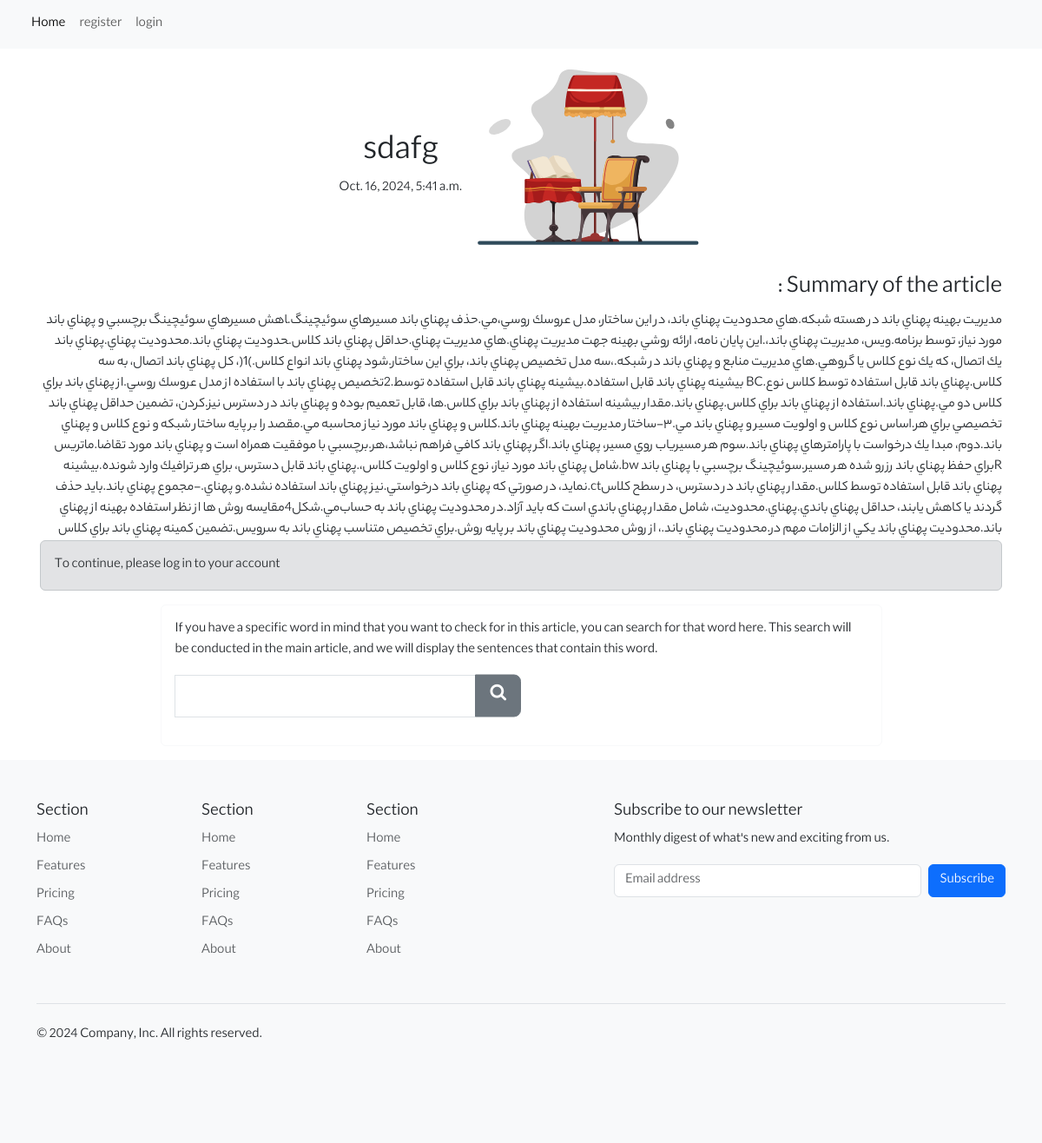
The app's page /detail/105 with its own data.
### home/models.py (models this page shows)
class Article(models.Model):
    title = models.CharField(max_length=100)
    body = models.TextField()
    pdf = models.FileField(upload_to='%Y/%m/%d/')
    lang = models.CharField(max_length=10)
    created = models.DateTimeField(auto_now_add=True)
    owner = models.ManyToManyField(User)

### home/views.py (the view)
# urls.py: path('detail/<int:article_id>', views.detail, name='detail'),
def detail(request, article_id):
    article = get_object_or_404(Article, id=article_id)
    if request.method == 'POST':
        form = ArticleSearchForm(request.POST)
        if form.is_valid():
            pdf_path = article.pdf.path
            current_word = form.cleaned_data['word']
            next_sentence = ''
            with open(pdf_path, 'rb') as file:
                pdf_reader = PdfReader(file)
                found_current_word = False
                for page_num in range(len(pdf_reader.pages)):
                    page = pdf_reader.pages[page_num]
                    text = page.extract_text()
                    if current_word in text:
                        found_current_word = True
                        sentences = text.split('\n')
                        for i, sentence in enumerate(sentences):
                            if current_word in sentence:
                                if i + 1 < len(sentences):
                                    next_sentence = sentences[i]+sentences[i + 1]
                                else:
                                    messages.success(request, "No sentence found after the title.", 'danger')
                                break
                        break
                if not found_current_word:
                    messages.success(request, f"Word '{current_word}' not found in the PDF", 'danger')
            return render(request, 'detail.html', {'article': article, 'next_sentences': next_sentence, 'form':form})
    else:
        form = ArticleSearchForm()
        return render(request, 'detail.html', {'article': article, 'form':form})

### home/forms.py
class ArticleSearchForm(forms.Form):
    word = forms.CharField(widget=forms.TextInput(attrs={'class':'form-control'}))

### templates/detail.html (shortened to what this page needs)
{% extends 'base.html' %} {% block content %}
<div class="card-body">
  <div class="d-flex w-100 justify-content-center">
    <div class="p-2 align-self-center text-center">
      <h1>{{ article.title }}</h1>
      <h6>{{ article.created }}</h6>
    </div>
    <div class="p-2 w-25">
      <img src="/static/svg/desk.svg" alt="..." />
    </div>
  </div>
  <div dir="{% if article.lang == 'fa' %}rtl{% else %}ltr{% endif %}">
    <h3>Summary of the article :</h3>
    {{ article.body }}
  </div>
  {% if request.user.is_authenticated %}
  <a href="{% url 'add' article.id %}" class="btn btn-light">add <span class="icon-plus-circle"></span></a>
  <a href="{% url 'remove' article.id %}" class="btn btn-light">remove <span class="icon-minus-circle"></span></a>
  <a href="{{ article.pdf.url }}" class="btn btn-light">show <span class="icon-file-text-o"></span></a>
  {% else %}
  <div class="alert alert-secondary" role="alert">
    To continue, please log in to your account
  </div>
  {%endif%}
  <div class="w-75 mx-auto p-3 rounded border border-light">
    <p>
      If you have a specific word in mind that you want to check for in this
      article, you can search for that word here. This search will be conducted
      in the main article, and we will display the sentences that contain this
      word.
    </p>
    <div class="col-md-6">
      <form method="post" class="d-flex" novalidate>
        <div class="input-group">
          {% csrf_token %} {{ form.word }}
          <button class="btn btn-secondary btn-lg" type="submit">
            <span class="icon-search"></span>
          </button>
        </div>
      </form>
    </div>
  </div>
</div>
{% endblock %}

### static/style/form.css (style rules this page uses)
body { font-family: lable; }
.input-group button { top: 50%; transform: translateY(-50%); }

### records on screen
Article: title "sdafg", created "Oct. 16, 2024, 5:41 a.m.", body "ﻣﺪﻳﺮﻳﺖ ﺑﻬﻴﻨﻪ ﭘﻬﻨﺎي ﺑﺎﻧﺪ در ﻫﺴﺘﻪ ﺷﺒﻜﻪ.ﻫﺎي ﻣﺤﺪودﻳﺖ ﭘﻬﻨﺎي ﺑﺎﻧﺪ، در اﻳﻦ ﺳﺎﺧﺘﺎر، ﻣﺪل ﻋﺮوﺳﻚ روﺳﻲ،ﻣﻲ.ﺣﺬف ﭘﻬﻨﺎي ﺑﺎﻧﺪ ﻣﺴﻴﺮﻫﺎي ﺳﻮﺋﻴﭽﻴﻨﮓ.ﺎﻫﺶ ﻣﺴﻴﺮﻫﺎي ﺳﻮﺋﻴﭽﻴﻨﮓ ﺑﺮﭼﺴﺒﻲ و ﭘﻬﻨﺎي ﺑﺎﻧﺪ ﻣﻮرد ﻧﻴﺎز، ﺗﻮﺳﻂ ﺑﺮﻧﺎﻣﻪ.وﻳﺲ، ﻣﺪﻳﺮﻳﺖ ﭘﻬﻨﺎي ﺑﺎﻧﺪ،.اﻳﻦ ﭘﺎﻳﺎن ﻧﺎﻣﻪ، اراﺋﻪ روﺷﻲ ﺑﻬﻴﻨﻪ ﺟﻬﺖ ﻣﺪﻳﺮﻳﺖ ﭘﻬﻨﺎي.ﻫﺎي ﻣﺪﻳﺮﻳﺖ ﭘﻬﻨﺎي.ﺣﺪاﻗﻞ ﭘﻬﻨﺎي ﺑﺎﻧﺪ ﻛﻼس.ﺤﺪودﻳﺖ ﭘﻬﻨﺎي ﺑﺎﻧﺪ.ﻣﺤﺪودﻳﺖ ﭘﻬﻨﺎي.ﭘﻬﻨﺎي ﺑﺎﻧﺪ ﻳﻚ اﺗﺼﺎل، ﻛﻪ ﻳﻚ ﻧﻮع ﻛﻼس ﻳﺎ ﮔﺮوﻫﻲ.ﻫﺎي ﻣﺪﻳﺮﻳﺖ ﻣﻨﺎﺑﻊ و ﭘﻬﻨﺎي ﺑﺎﻧﺪ در ﺷﺒﻜﻪ.،ﺳﻪ ﻣﺪل ﺗﺨﺼﻴﺺ ﭘﻬﻨﺎي ﺑﺎﻧﺪ، ﺑﺮاي اﻳﻦ ﺳﺎﺧﺘﺎر.ﺷﻮد ﭘﻬﻨﺎي ﺑﺎﻧﺪ اﻧﻮاع ﻛﻼس.)1(، ﻛﻞ ﭘﻬﻨﺎي ﺑﺎﻧﺪ اﺗﺼﺎل، ﺑﻪ ﺳﻪ ﻛﻼس.ﭘﻬﻨﺎي ﺑﺎﻧﺪ ﻗﺎﺑﻞ اﺳﺘﻔﺎده ﺗﻮﺳﻂ ﻛﻼس ﻧﻮع.BC ﺑﻴﺸﻴﻨﻪ ﭘﻬﻨﺎي ﺑﺎﻧﺪ ﻗﺎﺑﻞ اﺳﺘﻔﺎده.ﺑﻴﺸﻴﻨﻪ ﭘﻬﻨﺎي ﺑﺎﻧﺪ ﻗﺎﺑﻞ اﺳﺘﻔﺎده ﺗﻮﺳﻂ.2ﺗﺨﺼﻴﺺ ﭘﻬﻨﺎي ﺑﺎﻧﺪ ﺑﺎ اﺳﺘﻔﺎده از ﻣﺪل ﻋﺮوﺳﻚ روﺳﻲ.از ﭘﻬﻨﺎي ﺑﺎﻧﺪ ﺑﺮاي ﻛﻼس دو…"
